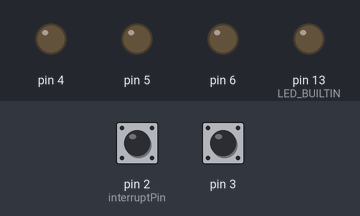
A sketch run on a simulated Arduino Uno, built with avr-gcc and run on an emulated ATmega328P. On the bench: output pins drawn as LEDs (lit = HIGH). The test bench sets the inputs (shaded band); at power-on: pin 3 LOW, pin 2 (interruptPin) HIGH.

Above: at 6.2 s.
6.3 s: pin 3 driven HIGH
At 7.6 s:
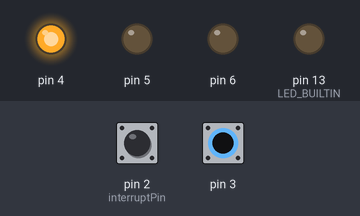
9.4 s: pin 3 pulsed LOW 5 times (0.12 s each, 0.3 s apart)
At 9.97 s:
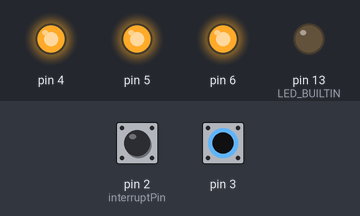
At 11.7 s:
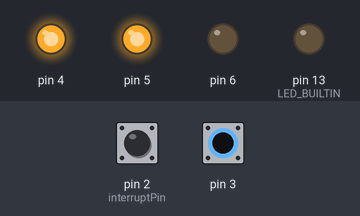
Timing chart, 0 to 13.2 s (numbered marks = the images above; inputs shaded):
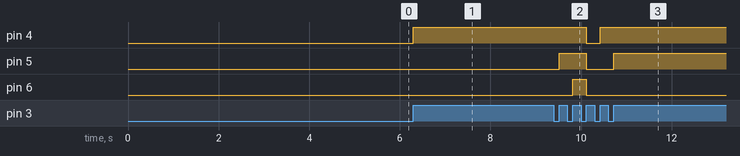

Measured:
- after the input at 6.3 s, pin 4: LOW → HIGH at once
- after the input at 9.4 s, pin 4: HIGH → LOW after 0.72 s, → HIGH 0.30 s later; pin 5: LOW → HIGH after 0.12 s, → LOW 0.60 s later, → HIGH 0.60 s later; pin 6: LOW → HIGH after 0.42 s, → LOW 0.30 s later

The sketch:

stats_camp2.ino
```cpp
const byte interruptPin = 2;
int switchState = LOW, i;
int bulbState[3] = {LOW, LOW, LOW};
int bulbState2=0; // 0 - None, 1 - Neut, 2 - RelQ, 3 - ComQ
int previous = LOW;
unsigned long time = 0, time1, time2;
long debounce = 200;
volatile unsigned long hr = 0.0;
volatile byte state = LOW;

void setup() {
  // put your setup code here, to run once:
  pinMode(LED_BUILTIN, OUTPUT);
  pinMode(6, OUTPUT);
  pinMode(5, OUTPUT);
  pinMode(4, OUTPUT);
  pinMode(3, INPUT);
  pinMode(interruptPin, INPUT_PULLUP);

  attachInterrupt(digitalPinToInterrupt(interruptPin), blink, RISING);
  Serial.begin(9600);
  delay(5000);
  time1 = millis();
}

void loop() {
  switchState = digitalRead(3);

  // if the input just went from LOW and HIGH and we've waited long enough
  // to ignore any noise on the circuit, toggle the output pin and remember
  // the time
  if (switchState == HIGH && previous == LOW && millis() - time > debounce) {

    if (bulbState[0] == HIGH){   //red is on --> check yellow
      if(bulbState[1] == LOW){   //yellow off --> turn it on
        bulbState[1] = HIGH;
        bulbState2 = 2;
      } else {                   //yellow on --> check green
        if(bulbState[2] == LOW){ //green off --> turn it on
          bulbState[2] = HIGH;
          bulbState2 = 3;
        } else {                 //green on --> turn all off
           for(int i = 0; i < 3; i++){
             bulbState[i] = LOW;
           }
           bulbState2=0;
        }
      }
    } else { //red is low --> turn it on
      bulbState[0] = HIGH;
      bulbState2 = 1;
    }

    time = millis();
  }

  for(int i = 0; i < 3; i++) {
    digitalWrite(i+4, bulbState[i]);
  }
  digitalWrite(LED_BUILTIN, state);

  previous = switchState;
}

void blink() {
    //Serial.print("HR: ");
    time2 = millis();
    hr = 60000 / (time2 - time1);
    Serial.print(hr);
    Serial.print(",");
    Serial.print(time2);
    Serial.print(",");
    switch(bulbState2){
      case 0:
        Serial.println("None");
        break;
      case 1:
        Serial.println("Neut");
        break;
      case 2:
        Serial.println("RelQ");
        break;
      case 3:
        Serial.println("ComQ");
        break;
    }
    time1 = time2;
}
```
